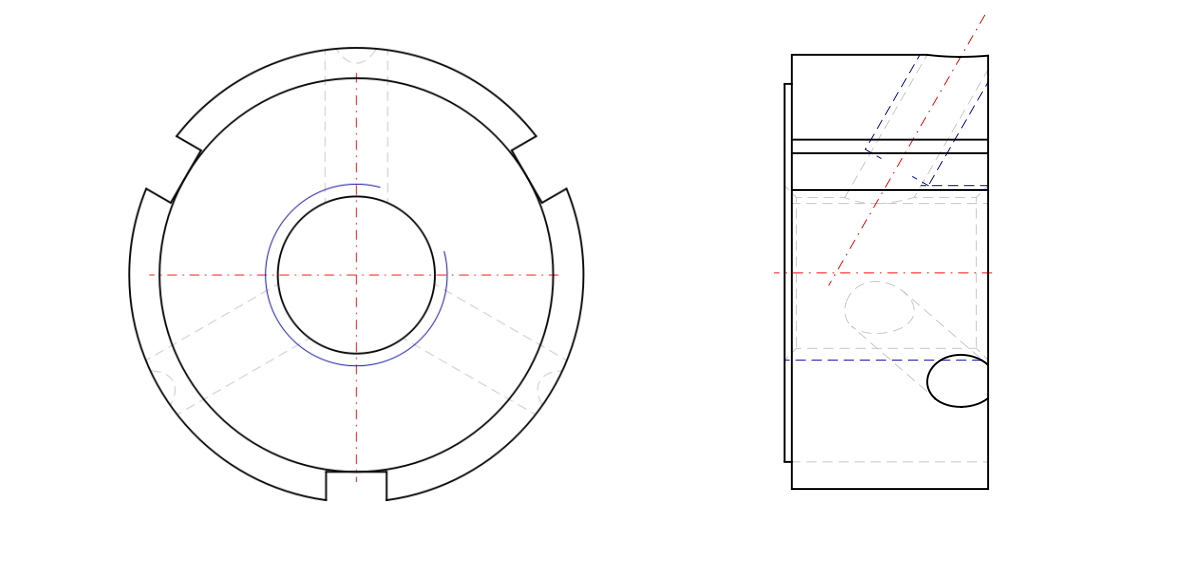
#> input picture bearing.png, 1180 x 567 px
$ python -i preprocessing.py   (imports and definitions only)
#> lines starting #> are read from the running program, lines starting #| are printed output that depends on the picture; after the words box and inside, x2 and y2 are one past the last pixel; in counts of white or black regions, pixels touching at a corner belong together
import cv2
import numpy as np

# [66 lines left out: functions create_primitives_list, preprocess_and_extract_proj, not called in this run]

def find_primitives_on_proj(image_path, center_tolerance=5.0, num_points=360, area_threshold=50.0):
#> called with image_path = 'bearing.png', center_tolerance = 5, num_points = 360, area_threshold = 50
    img_bin = cv2.imread(image_path, cv2.IMREAD_GRAYSCALE)
#> img_bin: shape (567, 1180); min 0, max 255, mean 250.5
    if img_bin is None:
        raise ValueError(f"Не удалось загрузить изображение: {image_path}")
    if len(np.unique(img_bin)) > 2:
        _, img_bin = cv2.threshold(img_bin, 200, 255, cv2.THRESH_BINARY_INV)
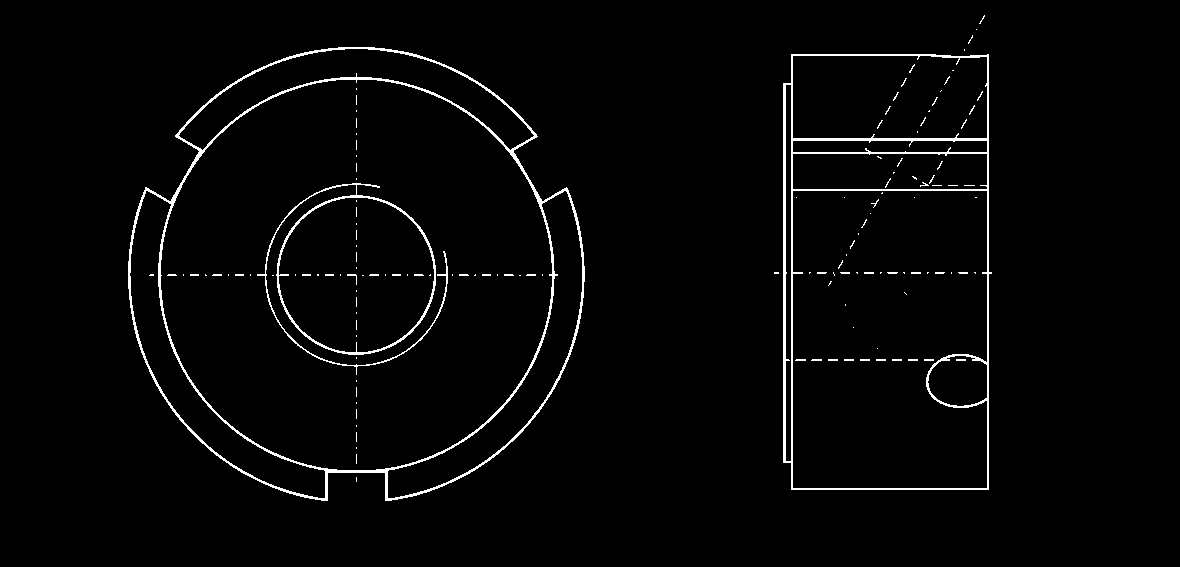
#> img_bin: shape (567, 1180); 2.4% white in thin lines or dots, all inside (x1, y1, x2, y2) = (128, 15, 992, 501)

    cnts, _ = cv2.findContours(img_bin, cv2.RETR_TREE, cv2.CHAIN_APPROX_SIMPLE)
#> cnts = 150 contours, 136 with area under 20; largest, box (x1, y1, x2, y2) and area: (128, 47, 585, 501) 158029, (160, 79, 553, 471) 120690, (783, 54, 992, 490) 88662, (792, 190, 988, 489) 55353, (257, 183, 448, 375) 20170
    potential_circles = []
    filtered_contours = []

    for c in cnts:
        area = cv2.contourArea(c)
        if area > area_threshold:
            filtered_contours.append(c)
            peri = cv2.arcLength(c, True)
            approx = cv2.approxPolyDP(c, 0.04 * peri, True)
            if len(approx) > 5:
                (x, y), r = cv2.minEnclosingCircle(c)
                potential_circles.append((x, y, r))
#> this loop made 150 passes
#> (area, peri, x, y, r) on passes 6, 79, 83, 111, 112: (55353, 1134, 889.5, 339, 177.5), (158029, 1682.7, 355.9, 274.5, 228.6), (120690, 1308.2, 355.8, 274.5, 196.6), (20170.5, 1598.9, 352.9, 278.1, 95.94), (18980.5, 554.5, 355.9, 274.5, 78.33)
#> (area, peri, approx) on passes 3, 48, 60, 61, 62, 80: (88662, 1285.3, [[791, 54], [791, 489], [988, 489], [988, 54]]), (7009.5, 476.4, [[792, 154], [986, 153], [987, 188], [793, 189]]), (2318.5, 447.8, [[792, 141], [987, 151]]), (2253.5, 770.7, [[786, 84], [790, 461]]), (16068.5, 598.3, [[792, 56], [986, 56], [987, 137], [793, 138]]), (10901, 867, [[565, 190], [551, 390], [388, 498], [527, 374]])
#> after the loop, filtered_contours = 14 contours; largest, box (x1, y1, x2, y2) and area: (128, 47, 585, 501) 158029, (160, 79, 553, 471) 120690, (783, 54, 992, 490) 88662, (792, 190, 988, 489) 55353, (257, 183, 448, 375) 20170; potential_circles = [(889.5, 339, 177.5), (355.9, 274.5, 228.6), (355.8, 274.5, 196.6), (352.9, 278.1, 95.94), (355.9, 274.5, 78.33)]

    if potential_circles:
        centers = np.array([(x, y) for x, y, _ in potential_circles])
#> centers = [[889.5, 339], [355.9, 274.5], [355.8, 274.5], [352.9, 278.1], [355.9, 274.5]]
        mean_center = np.mean(centers, axis=0)
#> mean_center = [462, 288.1]
        valid_circles = [(x, y, r) for x, y, r in potential_circles
                        if np.sqrt((x - mean_center[0])**2 + (y - mean_center[1])**2) < center_tolerance]
#> valid_circles = []
    else:
        valid_circles = []

    full_circles = []
    arcs_list = []
    for x, y, r in valid_circles:
        angles = np.linspace(0, 360, num_points, endpoint=False)
        points = [(int(x + r * np.cos(np.radians(angle))), int(y + r * np.sin(np.radians(angle))), angle) for angle in angles]
        points = [(px, py, angle) for px, py, angle in points
                  if 0 <= px < img_bin.shape[1] and 0 <= py < img_bin.shape[0]]

        pixel_values = []
        for px, py, angle in points:
            patch = img_bin[max(0, py-2):min(img_bin.shape[0], py+3),
                           max(0, px-2):min(img_bin.shape[1], px+3)]
            is_zero = np.all(patch == 0)
            pixel_values.append((angle, is_zero))

        arcs = []
        current_start = None
        has_gaps = False
        for i, (angle, is_zero) in enumerate(pixel_values):
            if not is_zero:
                if current_start is None:
                    current_start = angle
            else:
                has_gaps = True
                if current_start is not None:
                    prev_angle = pixel_values[i-1][0] if i > 0 else pixel_values[-1][0]
                    arcs.append((current_start, prev_angle))
                    current_start = None

        if current_start is not None and has_gaps:
            prev_angle = pixel_values[-1][0]
            arcs.append((current_start, prev_angle))

        if not has_gaps and current_start is not None:
            full_circles.append((x, y, r))
        elif arcs:
            arcs_list.extend([(x, y, r, start, end) for start, end in arcs])
#> this loop made 0 passes
#> after the loop, arcs_list = []; full_circles = []

    unique_radii = set()
    filtered_full_circles = []
    for x, y, r in full_circles:
        is_unique = True
        for existing_r in unique_radii:
            if abs(r - existing_r) <= 3.0:
                is_unique = False
                break
        if is_unique:
            unique_radii.add(r)
            filtered_full_circles.append((x, y, r))
#> after the loop, filtered_full_circles = []; unique_radii = 0 items
    full_circles = filtered_full_circles

    mask = np.zeros_like(img_bin)
    for x, y, r in full_circles:
        cv2.circle(mask, (int(x), int(y)), int(r), 255, 10)
#> mask: shape (567, 1180); every value is 0
    for x, y, r, start, end in arcs_list:
        cv2.ellipse(mask, (int(x), int(y)), (int(r), int(r)), 0, start, end, 255, 10)

    img_contours = np.zeros_like(img_bin)
    cv2.drawContours(img_contours, filtered_contours, -1, 255, 1)
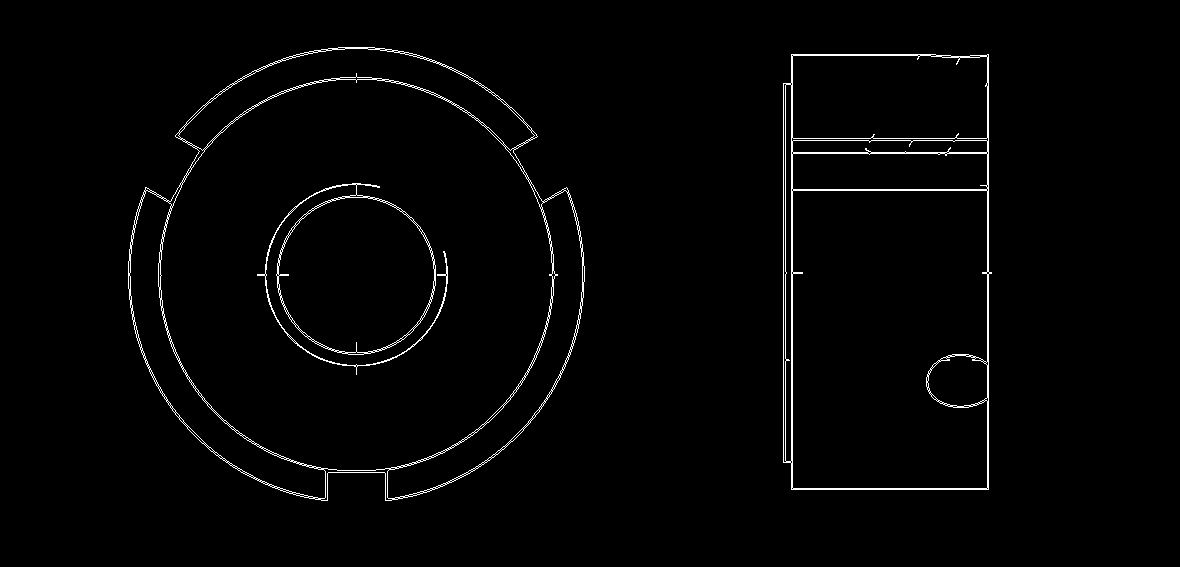
#> img_contours: shape (567, 1180); 1.7% white in thin lines or dots, all inside (x1, y1, x2, y2) = (128, 47, 992, 501)
    img_clean = cv2.bitwise_and(img_contours, cv2.bitwise_not(mask))
    img_dilated = cv2.dilate(img_clean, np.ones((3, 3), np.uint8), iterations=1)
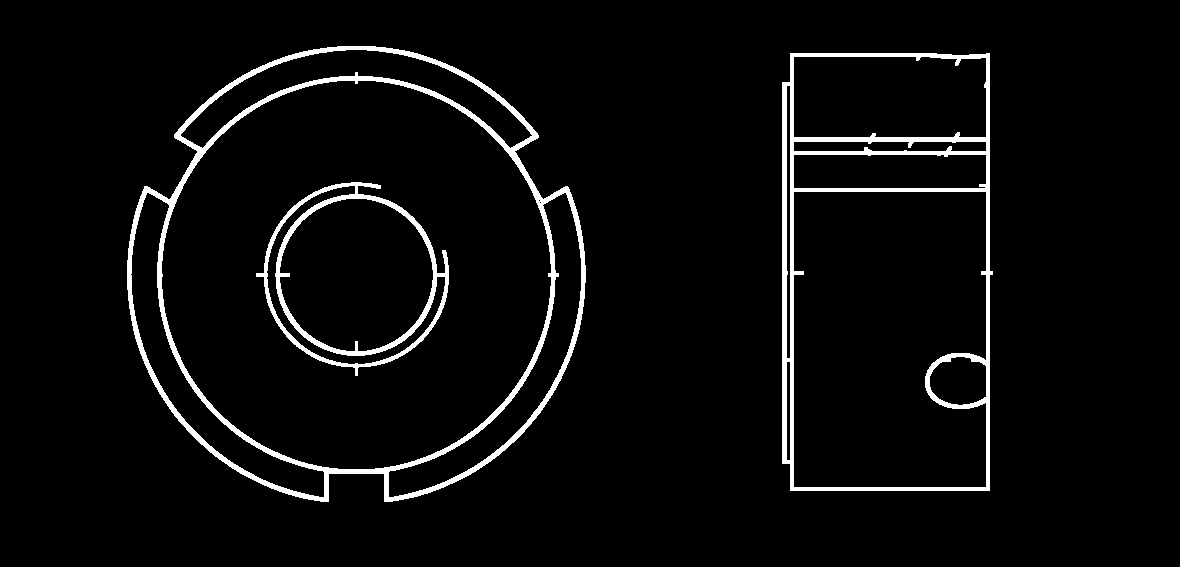
#> img_dilated: shape (567, 1180); 4.3% white; 3 white regions, box (x1, y1, x2, y2) and area: (127, 46, 586, 502) 13728, (782, 53, 993, 491) 10565, (256, 182, 449, 376) 4687
    lsd = cv2.createLineSegmentDetector()
    lines = lsd.detect(img_dilated)[0]
#> lines = 265 rows, first 6: [421, 85, 372.3, 74.79], [374.3, 79.87, 419.5, 89.91], [584.2, 245.7, 573.4, 197.8], [571, 359.5, 585.8, 294.4], [346.9, 49.39, 364.4, 49.38], [430.6, 55.7, 373.1, 44.48]
    lines = [line[0] for line in lines] if lines is not None else []
#> lines = 265 items, first 6: [421, 85, 372.3, 74.79], [374.3, 79.87, 419.5, 89.91], [584.2, 245.7, 573.4, 197.8], [571, 359.5, 585.8, 294.4], [346.9, 49.39, 364.4, 49.38], [430.6, 55.7, 373.1, 44.48]

    return full_circles, arcs_list, lines

>>> result = find_primitives_on_proj('bearing.png')
